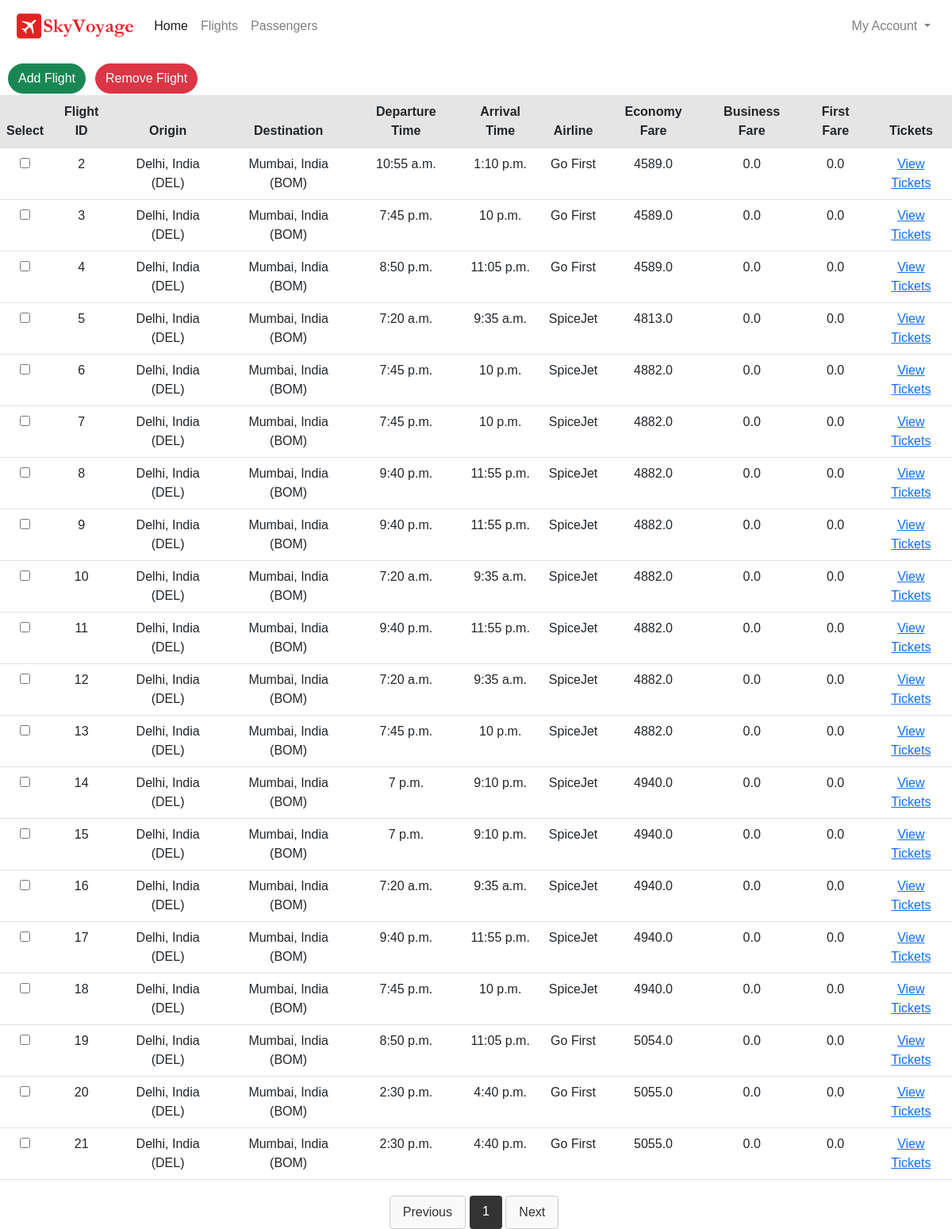
Page /flights (signed in) on the earlier database version.
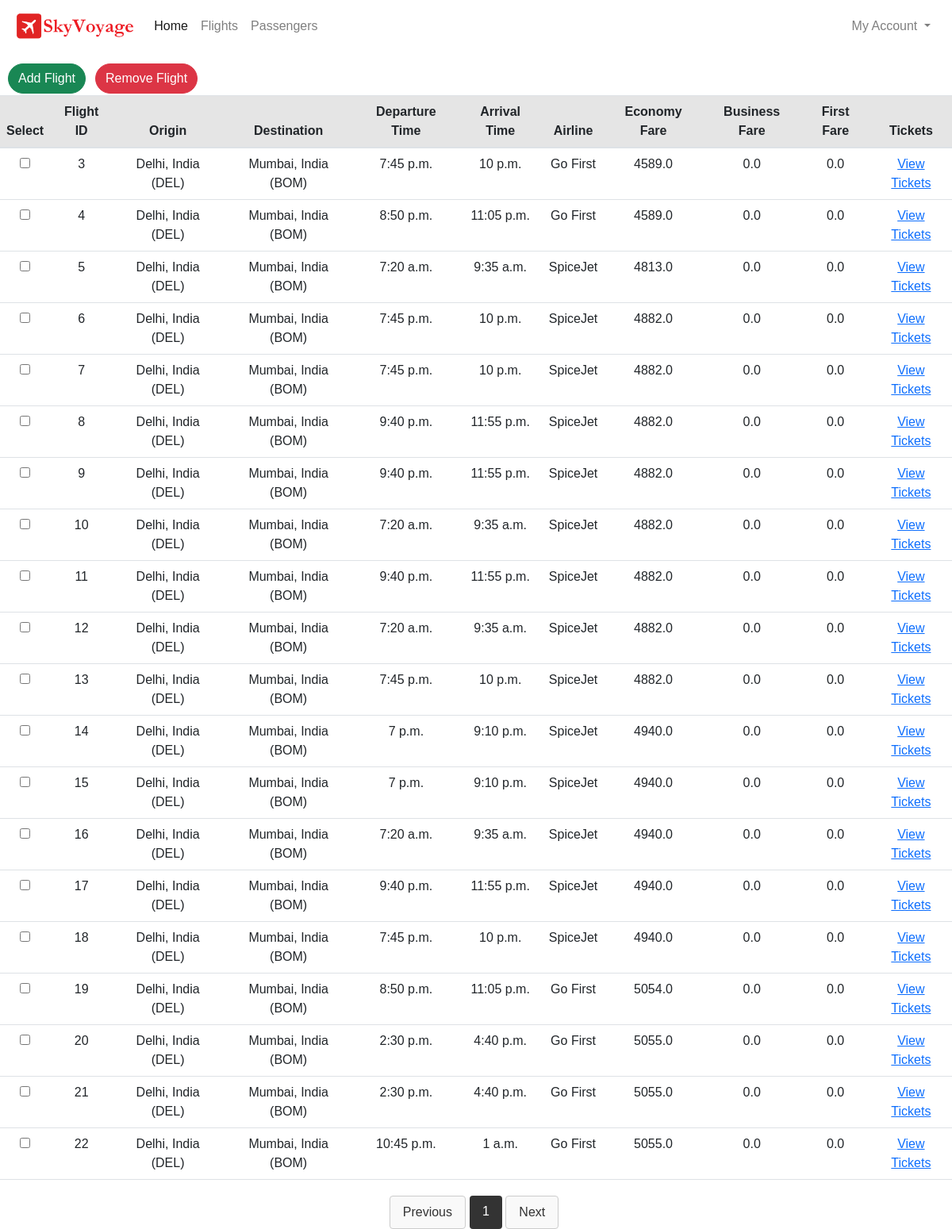
Same page on the later database version.
### flight/models.py (models this page shows, shortened)
class Flight(models.Model):
    origin = models.ForeignKey(Place, on_delete=models.CASCADE, related_name="departures")
    destination = models.ForeignKey(Place, on_delete=models.CASCADE, related_name="arrivals")
    depart_time = models.TimeField(auto_now=False, auto_now_add=False)
    depart_day = models.ManyToManyField(Week, related_name="flights_of_the_day")
    duration = models.DurationField(null=True)
    arrival_time = models.TimeField(auto_now=False, auto_now_add=False)
    plane = models.CharField(max_length=24)
    airline = models.CharField(max_length=64)
    economy_fare = models.FloatField(null=True)
    business_fare = models.FloatField(null=True)
    first_fare = models.FloatField(null=True)

class Place(models.Model):
    city = models.CharField(max_length=64)
    airport = models.CharField(max_length=64)
    code = models.CharField(max_length=3)
    country = models.CharField(max_length=64)
    def __str__(self):
        return f"{self.city}, {self.country} ({self.code})"

### flight/views.py (the view)
# urls.py: path("flights", views.MarshallFlight, name="flights"),
def MarshallFlight(request):
    if request.user.is_superuser:
        flights = Flight.objects.all()
        paginator = Paginator(flights, 20)
        page_number = request.GET.get('page')
        flights = paginator.get_page(page_number)
        return render(request, "flight/Flights.html", {'flights': flights, 'days': days, 'places':places})
    return redirect("/")

### flight/templates/flight/Flights.html (shortened to what this page needs)
{% extends 'flight/MarshallLayout.html' %}
{% load static %}
{% block body %}
<div class="ct" style="margin-top: 60px;">
    <button class="btn btn-success" data-bs-toggle="modal" data-bs-target="#exampleModal" style="position: fixed; float: left;  margin-top: -40px;">Add Flight</button>
    <form method="POST" action="{% url 'MarshallRemoveFlights' %}">
        <div class="button-group">
            <button type="submit" id="remove-btn" class = "btn btn-danger" style="position: fixed; margin-left: 120px; margin-top: -40px;" disbaled>Remove Flight</button>
        </div>
        <div class="tb" style="margin-top: 120px;">
        <table class="table">
            <thead>
                <tr class="table-active">
                    <th>Select</th>
                    <th>Flight ID</th>
                    <th>Origin</th>
                    <th>Destination</th>
                    <th>Departure Time</th>
                    <th>Arrival Time</th>
                    <th>Airline</th>
                    <th>Economy Fare</th>
                    <th>Business Fare</th>
                    <th>First Fare</th>
                    <th>Tickets</th>
                </tr>
            </thead>
            <tbody style="text-align: center;">
                {% for flight in flights %}
                <tr>
                    <td><input type="checkbox" name="selected_flights" value="{{ flight.id }}"></td>
                    <td>{{ flight.id }}</td>
                    <td>{{ flight.origin }}</td>
                    <td>{{ flight.destination }}</td>
                    <td>{{ flight.depart_time }}</td>
                    <td>{{ flight.arrival_time }}</td>
                    <td>{{ flight.airline }}</td>
                    <td>{{ flight.economy_fare }}</td>
                    <td>{{ flight.business_fare }}</td>
                    <td>{{ flight.first_fare }}</td>
                    <td><a href="{% url 'flight_tickets' flight.id %}">View Tickets</a></td>
                </tr>
                {% endfor %}
            </tbody>
        </table>
        <div class="pagination">
            {% if flights.has_previous %}
                <a href="?page={{ flights.previous_page_number }}">Previous</a>
            {% else %}
                <a href="#" style="pointer-events: none;">Previous</a>
            {% endif %}
            <span class="current-page">{{ flights.number }}</span>&nbsp;
            {% if flights.has_next %}
                <a href="?page={{ flights.next_page_number }}">Next</a>
            {% else %}
                <a href="#">Next</a>
            {% endif %}
        </div>
    </div>
    </form>
</div>
{% endblock%}

Differences in the rows shown:
removed Flight: id "2", origin "Delhi, India (DEL)", destination "Mumbai, India (BOM)", depart_time "10:55 a.m.", arrival_time "1:10 p.m.", airline "Go First", economy_fare "4589.0", business_fare "0.0", first_fare "0.0"
now on this page (row unchanged): Flight: id "22", origin "Delhi, India (DEL)", destination "Mumbai, India (BOM)", depart_time "10:45 p.m.", arrival_time "1 a.m.", airline "Go First", economy_fare "5055.0", business_fare "0.0", first_fare "0.0"
